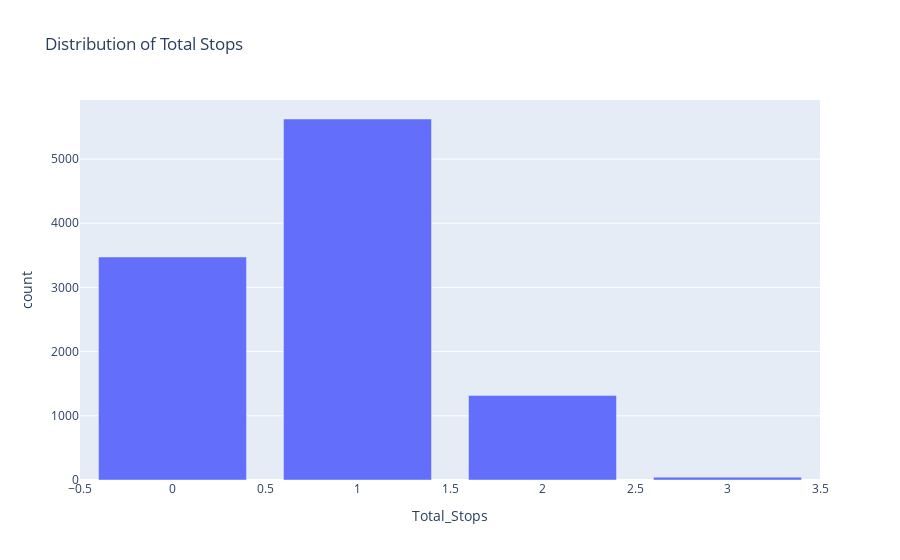

Notebook code for this chart:
### Code cell
px.bar(
    df["Total_Stops"].value_counts().sort_index().reset_index(),
    x="Total_Stops",
    y="count",
    title="Distribution of Total Stops"
)

### Figure 1 — Plotly figure (JSON) as saved in the notebook; plotly's stock layout.template omitted (floating-point values rounded to 4 significant figures)
{"data": [{"hovertemplate": "Total_Stops=%{x}<br>count=%{y}<extra></extra>", "legendgroup": "", "marker": {"color": "#636efa", "pattern": {"shape": ""}}, "name": "", "orientation": "v", "showlegend": false, "textposition": "auto", "type": "bar", "x": [0, 1, 2, 3], "xaxis": "x", "y": [3475, 5624, 1318, 44], "yaxis": "y"}], "layout": {"barmode": "relative", "legend": {"tracegroupgap": 0}, "title": {"text": "Distribution of Total Stops"}, "xaxis": {"anchor": "y", "domain": [0, 1], "title": {"text": "Total_Stops"}}, "yaxis": {"anchor": "x", "domain": [0, 1], "title": {"text": "count"}}}}
